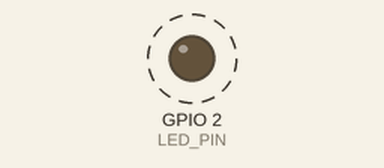
This program was run on a simulated ESP32. On the bench: output pins drawn as LEDs (lit = HIGH). Dashed ring = blinking. What the program prints to the serial monitor is not drawn.

Above: at 0.2 s.
Timing chart, 0 to 3.0 s (numbered marks = the images above):
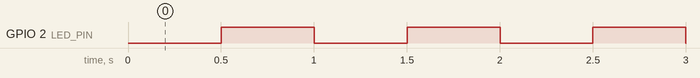

The program:

main.cpp
```cpp
#include <Arduino.h>

#define LED_PIN 2

unsigned long lastBlink = 0;
const unsigned long BLINK_INTERVAL = 500;
bool ledState = false;
int blinkCount = 0;

void setup() {
  Serial.begin(115200);
  pinMode(LED_PIN, OUTPUT);
  Serial.println("ESP32 PlatformIO Demo - Version 2 (non-blocking)");
}

void loop() {
  if (millis() - lastBlink >= BLINK_INTERVAL) {
    lastBlink = millis();
    ledState = !ledState;
    digitalWrite(LED_PIN, ledState);
    blinkCount++;

    Serial.print("Blink #");
    Serial.print(blinkCount);
    Serial.print(" | LED = ");
    Serial.println(ledState ? "ON" : "OFF");
  }
}
```

Measured:
- by itself, GPIO 2 (LED_PIN): alternates HIGH for 0.50 s and LOW for 0.50 s
